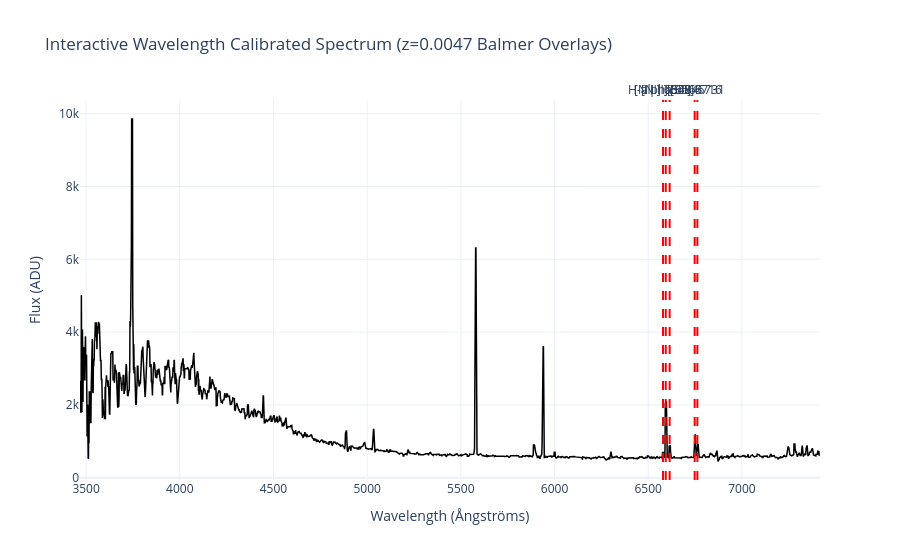

The code cell stored with this chart in its notebook:
### Code cell
# Redshift provided by user
z = 0.0047 #NGC 3526

# Rest wavelengths of the Balmer series (Angstroms)
balmer_rest = {
    '[N II] 6548': 6548.1,
    'H-alpha 6563': 6562.8,
    '[N II] 6584': 6583.5,
    '[S II] 6716': 6716.4,
    '[S II] 6731': 6730.8
}

# Create an interactive plot of the calibrated spectrum
fig_cal = go.Figure()

# Add the spectrum
fig_cal.add_trace(go.Scatter(
    x=wavelengths,
    y=spectrum_smoothed,
    mode='lines',
    line=dict(color='black', width=1.5),
    name='Calibrated Spectrum'
))

# Add vertical lines for redshifted Balmer series
for name, rest_wave in balmer_rest.items():
    obs_wave = rest_wave * (1 + z)

    fig_cal.add_vline(
        x=obs_wave,
        line_dash="dash",
        line_color="red",
        annotation_text=name,
        annotation_position="top"
    )

fig_cal.update_layout(
    title=f'Interactive Wavelength Calibrated Spectrum (z={z} Balmer Overlays)',
    xaxis_title='Wavelength (Ångströms)',
    yaxis_title='Flux (ADU)',
    template='plotly_white',
    hovermode='x',
    xaxis=dict(range=[wavelengths[0], wavelengths[-1]])
)

fig_cal.show()

### Figure 1 — Plotly figure (JSON) as saved in the notebook; plotly's stock layout.template omitted (floating-point values rounded to 4 significant figures; data arrays with more than 128 entries replaced by an {"elided": "..."} marker saying what was removed)
{"data": [{"line": {"color": "black", "width": 1.5}, "mode": "lines", "name": "Calibrated Spectrum", "type": "scatter", "x": {"elided": "2680 float values"}, "y": {"elided": "2680 float values"}}], "layout": {"annotations": [{"showarrow": false, "text": "[N II] 6548", "x": 6579.0, "xanchor": "center", "xref": "x", "y": 1, "yanchor": "bottom", "yref": "y domain"}, {"showarrow": false, "text": "H-alpha 6563", "x": 6594.0, "xanchor": "center", "xref": "x", "y": 1, "yanchor": "bottom", "yref": "y domain"}, {"showarrow": false, "text": "[N II] 6584", "x": 6614.0, "xanchor": "center", "xref": "x", "y": 1, "yanchor": "bottom", "yref": "y domain"}, {"showarrow": false, "text": "[S II] 6716", "x": 6748.0, "xanchor": "center", "xref": "x", "y": 1, "yanchor": "bottom", "yref": "y domain"}, {"showarrow": false, "text": "[S II] 6731", "x": 6762.0, "xanchor": "center", "xref": "x", "y": 1, "yanchor": "bottom", "yref": "y domain"}], "hovermode": "x", "shapes": [{"line": {"color": "red", "dash": "dash"}, "type": "line", "x0": 6579.0, "x1": 6579.0, "xref": "x", "y0": 0, "y1": 1, "yref": "y domain"}, {"line": {"color": "red", "dash": "dash"}, "type": "line", "x0": 6594.0, "x1": 6594.0, "xref": "x", "y0": 0, "y1": 1, "yref": "y domain"}, {"line": {"color": "red", "dash": "dash"}, "type": "line", "x0": 6614.0, "x1": 6614.0, "xref": "x", "y0": 0, "y1": 1, "yref": "y domain"}, {"line": {"color": "red", "dash": "dash"}, "type": "line", "x0": 6748.0, "x1": 6748.0, "xref": "x", "y0": 0, "y1": 1, "yref": "y domain"}, {"line": {"color": "red", "dash": "dash"}, "type": "line", "x0": 6762.0, "x1": 6762.0, "xref": "x", "y0": 0, "y1": 1, "yref": "y domain"}], "title": {"text": "Interactive Wavelength Calibrated Spectrum (z=0.0047 Balmer Overlays)"}, "xaxis": {"range": [3467.0, 7417.0], "title": {"text": "Wavelength (Ångströms)"}}, "yaxis": {"title": {"text": "Flux (ADU)"}}}}
